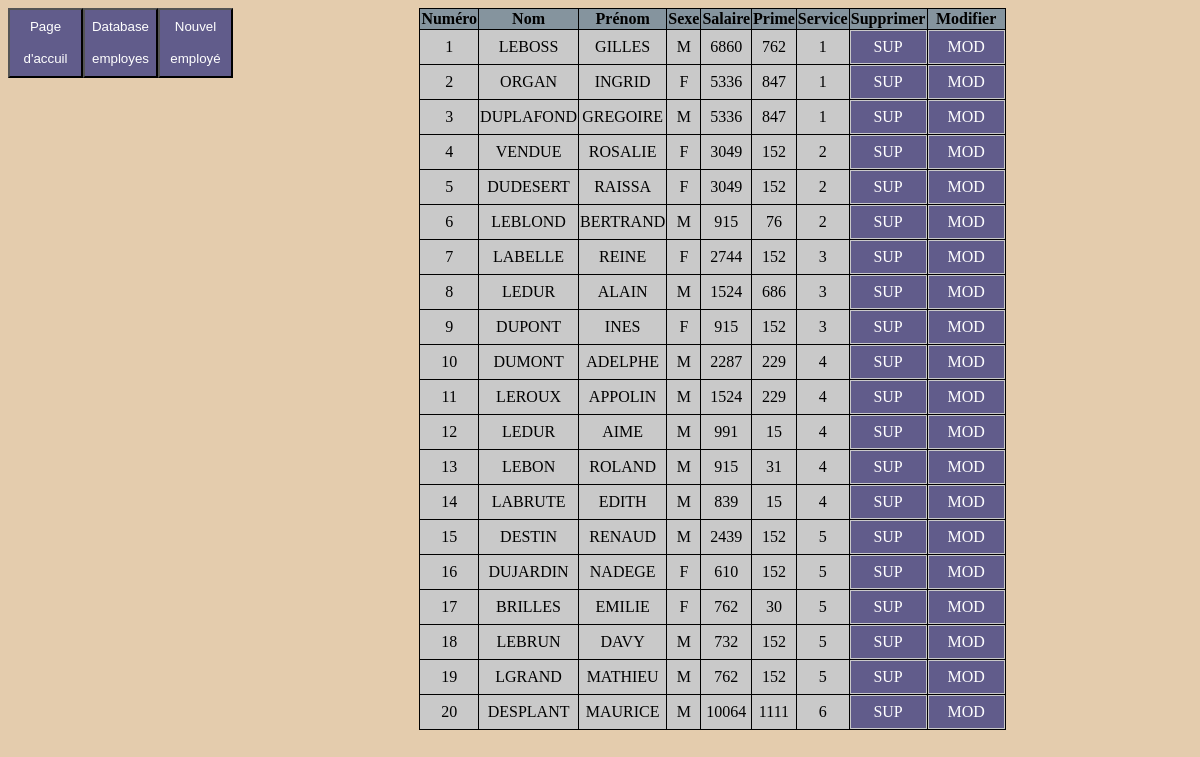
Page /employes.php on the committed database.
### tables this page shows
CREATE TABLE `employes` (
  `EMPNO` int(11) NOT NULL,
  `EMPNOM` varchar(11) NOT NULL,
  `EMPPREN` varchar(11) NOT NULL,
  `EMPSEXE` varchar(1) NOT NULL,
  `EMPSALAIRE` int(11) NOT NULL,
  `EMPPRIME` int(11) NOT NULL,
  `SRVNO` int(11) NOT NULL
);

### employes.php (the view, shortened to what this page needs)
<!DOCTYPE html>
<html lang="en">
<head>
    <link rel="stylesheet" href="style.css">
</head>
<body>
<?php include 'connexion.php' ?>
<?php
    $sql = 'SELECT * FROM employes';
    $reponse = $con->query($sql);
    $employes = $reponse->fetchAll(PDO::FETCH_ASSOC);
?>
<center>
<div>
    <div>
        <a href="index.php">
            <button class="button">Page d'accuil</button>
        </a>
    </div>
    <div>
        <a href=http://localhost/phpmyadmin/index.php?route=/sql&pos=0&db=entreprise&table=employes>
            <button class="button">Database employes</button>
        </a>
    </div>
    <div>
        <a href="createEmploye.php">
            <button class="button">Nouvel employé</button>
        </a>
    </div>
    <div>
        <table>
            <thead>
                <tr>
                    <th>Numéro</th>
                    <th>Nom</th>
                    <th>Prénom</th>
                    <th>Sexe</th>
                    <th>Salaire</th>
                    <th>Prime</th>
                    <th>Service</th>
                    <th>Supprimer</th>
                    <th>Modifier</th>
                </tr>
            </thead>
            <tbody>
                <?php foreach ($employes as $employe) : ?>
                <tr>
                    <td><?php echo $employe["EMPNO"] ?></td>
                    <td><?= $employe["EMPNOM"] ?></td>
                    <td><?= $employe["EMPPREN"] ?></td>
                    <td><?= $employe["EMPSEXE"] ?></td>
                    <td><?= $employe["EMPSALAIRE"] ?></td>
                    <td><?= $employe["EMPPRIME"] ?></td>
                    <td><?= $employe["SRVNO"] ?></td>
                    <td> <a onclick="return confirm('supprimer?')" href="deleteEmploye.php?empno=<?= $employe["EMPNO"] ?>" class="button">SUP</a> </td>
                    <td> <a onclick="return confirm('modifier?')" href="updateFormEmploye.php?empno=<?= $employe["EMPNO"] ?>" class="button">MOD</a> </td>
                </tr>
                <?php endforeach; ?>
            </tbody>
        </table>
    </div>
</div>
</center>
</body>
</html>

### style.css (style rules this page uses)
* { align-items: center; justify-content: center; background-color: rgb(228, 204, 173); }
th { background-color: rgb(133, 148, 158); text-align: center; }
tr { background-color: rgb(133, 148, 158); text-align: center; }
td { background-color: #C9C9C9; text-align: center; }
table, th, td { border: 1px solid black; border-collapse: collapse; }
.button { width: 75px; background: #615c8b; text-align: center; float: left; color: rgb(255, 255, 255); line-height: 32px; text-decoration: none; }

### rows in the picture
employes: EMPNO "1", EMPNOM "LEBOSS", EMPPREN "GILLES", EMPSEXE "M", EMPSALAIRE "6860", EMPPRIME "762", SRVNO "1"
employes: EMPNO "2", EMPNOM "ORGAN", EMPPREN "INGRID", EMPSEXE "F", EMPSALAIRE "5336", EMPPRIME "847", SRVNO "1"
employes: EMPNO "3", EMPNOM "DUPLAFOND", EMPPREN "GREGOIRE", EMPSEXE "M", EMPSALAIRE "5336", EMPPRIME "847", SRVNO "1"
employes: EMPNO "4", EMPNOM "VENDUE", EMPPREN "ROSALIE", EMPSEXE "F", EMPSALAIRE "3049", EMPPRIME "152", SRVNO "2"
employes: EMPNO "5", EMPNOM "DUDESERT", EMPPREN "RAISSA", EMPSEXE "F", EMPSALAIRE "3049", EMPPRIME "152", SRVNO "2"
employes: EMPNO "6", EMPNOM "LEBLOND", EMPPREN "BERTRAND", EMPSEXE "M", EMPSALAIRE "915", EMPPRIME "76", SRVNO "2"
employes: EMPNO "7", EMPNOM "LABELLE", EMPPREN "REINE", EMPSEXE "F", EMPSALAIRE "2744", EMPPRIME "152", SRVNO "3"
employes: EMPNO "8", EMPNOM "LEDUR", EMPPREN "ALAIN", EMPSEXE "M", EMPSALAIRE "1524", EMPPRIME "686", SRVNO "3"
employes: EMPNO "9", EMPNOM "DUPONT", EMPPREN "INES", EMPSEXE "F", EMPSALAIRE "915", EMPPRIME "152", SRVNO "3"
employes: EMPNO "10", EMPNOM "DUMONT", EMPPREN "ADELPHE", EMPSEXE "M", EMPSALAIRE "2287", EMPPRIME "229", SRVNO "4"
employes: EMPNO "11", EMPNOM "LEROUX", EMPPREN "APPOLIN", EMPSEXE "M", EMPSALAIRE "1524", EMPPRIME "229", SRVNO "4"
employes: EMPNO "12", EMPNOM "LEDUR", EMPPREN "AIME", EMPSEXE "M", EMPSALAIRE "991", EMPPRIME "15", SRVNO "4"
employes: EMPNO "13", EMPNOM "LEBON", EMPPREN "ROLAND", EMPSEXE "M", EMPSALAIRE "915", EMPPRIME "31", SRVNO "4"
employes: EMPNO "14", EMPNOM "LABRUTE", EMPPREN "EDITH", EMPSEXE "M", EMPSALAIRE "839", EMPPRIME "15", SRVNO "4"
employes: EMPNO "15", EMPNOM "DESTIN", EMPPREN "RENAUD", EMPSEXE "M", EMPSALAIRE "2439", EMPPRIME "152", SRVNO "5"
employes: EMPNO "16", EMPNOM "DUJARDIN", EMPPREN "NADEGE", EMPSEXE "F", EMPSALAIRE "610", EMPPRIME "152", SRVNO "5"
employes: EMPNO "17", EMPNOM "BRILLES", EMPPREN "EMILIE", EMPSEXE "F", EMPSALAIRE "762", EMPPRIME "30", SRVNO "5"
employes: EMPNO "18", EMPNOM "LEBRUN", EMPPREN "DAVY", EMPSEXE "M", EMPSALAIRE "732", EMPPRIME "152", SRVNO "5"
employes: EMPNO "19", EMPNOM "LGRAND", EMPPREN "MATHIEU", EMPSEXE "M", EMPSALAIRE "762", EMPPRIME "152", SRVNO "5"
employes: EMPNO "20", EMPNOM "DESPLANT", EMPPREN "MAURICE", EMPSEXE "M", EMPSALAIRE "10064", EMPPRIME "1111", SRVNO "6"
